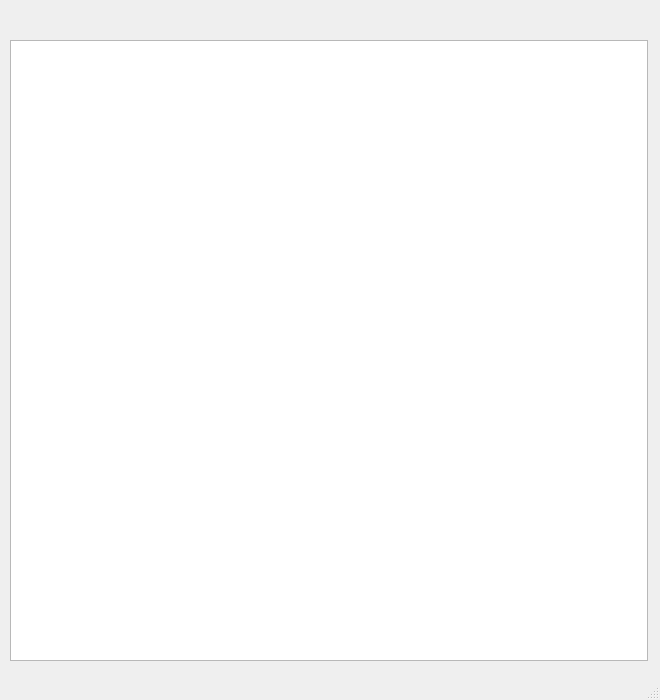
<?xml version="1.0" encoding="UTF-8"?>
<ui version="4.0">
 <class>BloodVessels</class>
 <widget class="QMainWindow" name="BloodVessels">
  <property name="geometry">
   <rect>
    <x>0</x>
    <y>0</y>
    <width>660</width>
    <height>700</height>
   </rect>
  </property>
  <property name="windowTitle">
   <string>Blood Vessel Tips</string>
  </property>
  <widget class="QWidget" name="centralwidget">
   <widget class="QGraphicsView" name="graphicsView">
    <property name="geometry">
     <rect>
      <x>10</x>
      <y>40</y>
      <width>638</width>
      <height>621</height>
     </rect>
    </property>
   </widget>
  </widget>
  <widget class="QMenuBar" name="menubar">
   <property name="geometry">
    <rect>
     <x>0</x>
     <y>0</y>
     <width>660</width>
     <height>22</height>
    </rect>
   </property>
  </widget>
  <widget class="QStatusBar" name="statusbar"/>
 </widget>
 <resources/>
 <connections/>
</ui>
